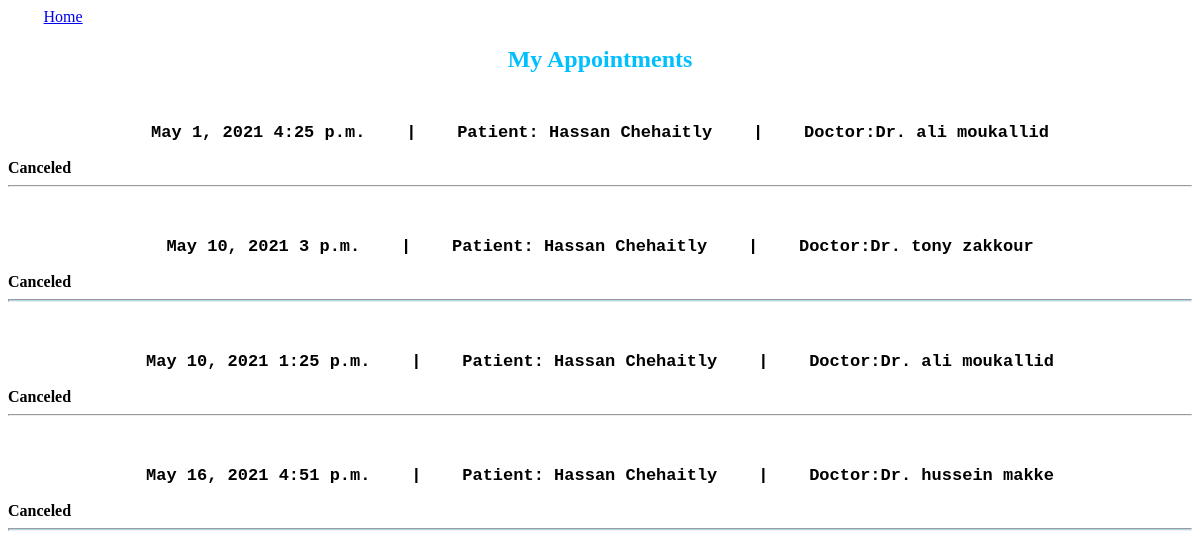
/appointment/viewappointments/ (signed in), run on an earlier commit of the app's database.
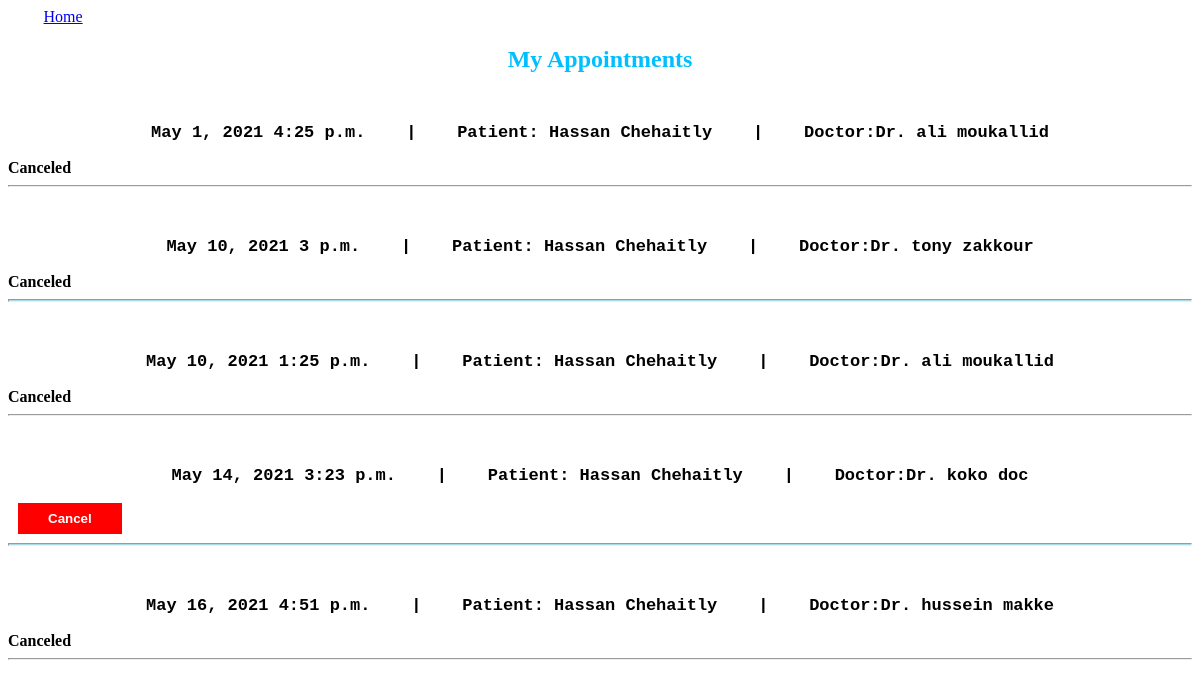
And on a later commit of the database.
### appointments/models.py (models this page shows, shortened)
class Appointment(models.Model):
    patient = models.ForeignKey(Patient, on_delete=models.CASCADE, related_name='appointment_patient')
    doctor = models.ForeignKey(Doctor, on_delete=models.CASCADE, related_name='appointment_doctor')
    patientname=models.CharField(max_length=40,null=True)
    doctorname =models.CharField(max_length=40,null=True)
    date = models.DateField(null=True)
    time = models.fields.TimeField(null=True)
    description=models.TextField(max_length=500, null=True)
    canceled = models.BooleanField(default= False)

### appointments/views.py (the view)
# urls.py: path('viewappointments/', views.viewAppointments)
def viewAppointments(request):
    id = request.session.get('id')
    if (Patient.objects.filter(user_id=id).exists()):
        return patientAppointments(request)
    elif Doctor.objects.filter(user_id=id).exists():
        return doctorAppointments(request)
    return redirect('/login/')

### appointments/views.py (called while the page is built)
def patientAppointments( request):
    userID = request.session.get('id')
    patient =  Patient.objects.get(user_id = userID)
    if request.method== 'POST':
          if request.POST.get("action")== "Cancel":                     # if action is cancel
            cancelappointment(request)
    appointments = Appointment.objects.filter(patient_id = patient.id ).order_by('date')
    return render(request , 'Appointments.html' ,{'appointments' : appointments})

### templates/Appointments.html (shortened to what this page needs)
<!DOCTYPE html>
<html lang="en">
<head>
</head>
<body>
 <a href='/' style="padding: 3%;">Home</a>
 <h2 style="color:DeepSkyBlue; text-align:center;">My  Appointments</h2>
<div>
    {% for appt in appointments %}
        <form action="" method="POST">
             <b><p class="row"> {{ appt.date }}  {{ appt.time }}  &nbsp;&nbsp;&nbsp;|&nbsp;&nbsp;&nbsp;  Patient: {{ appt.patientname }}  &nbsp;&nbsp;&nbsp;|&nbsp;&nbsp;&nbsp;  Doctor:{{ appt.doctorname }}   </p></b>
                {% if not appt.canceled %}
                    <input type="submit" name = "action" value="Cancel">
                {% else %}
                    <strong> Canceled</strong>
                {% endif %}
        </form>
        <hr style="height: 0.5px; background-color: lightblue; margin-bottom: 0%;">
    {% endfor %}
</div>
</body>
</html>

What changed in the data, as far as the page shows it:
added Appointment: date "May 14, 2021", time "3:23 p.m.", patientname "Hassan Chehaitly", doctorname "Dr. koko doc"
